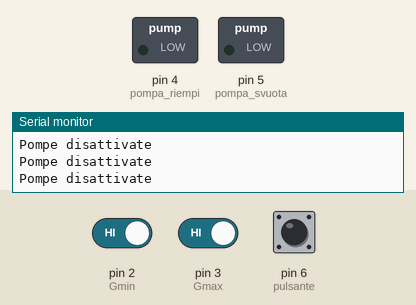
Simulated run of this sketch. Board: Arduino Uno, built with avr-gcc and run on an emulated ATmega328P. Shown: switched loads named in the sketch (green lamp = pin HIGH), the last lines printed to the serial monitor. Dashed ring = blinking. The test bench sets the inputs (shaded band); at power-on: pin 6 (pulsante) LOW, pin 2 (Gmin) HIGH, pin 3 (Gmax) HIGH.

Above: at 1.2 s.
1.3 s: pin 6 (pulsante) pulled HIGH for 0.15 s
At 2.5 s:
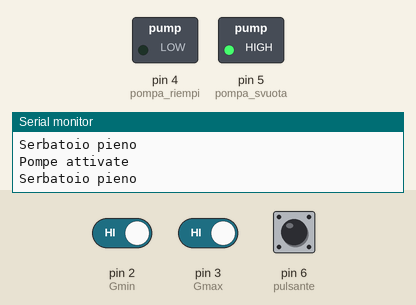
2.9 s: pin 2 (Gmin) driven LOW
At 3.4 s:
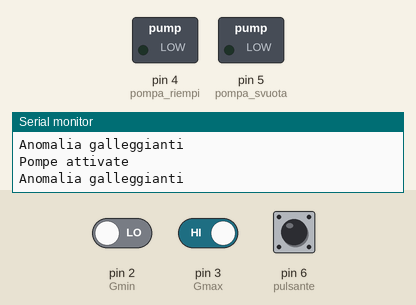
4.5 s: pin 3 (Gmax) driven LOW
At 5.0 s:
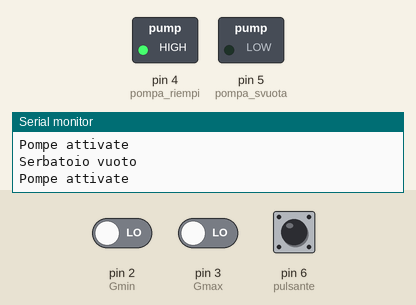
6.0 s: pin 6 (pulsante) pulled HIGH for 1 s
At 7.1 s:
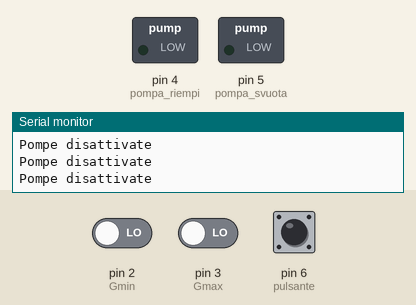
10.0 s: pin 6 (pulsante) pulsed HIGH 5 times (0.12 s each, 0.3 s apart)
At 11.5 s:
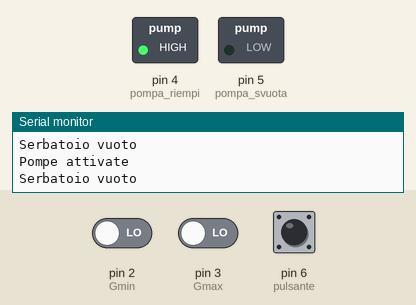
14.5 s: pin 3 (Gmax) driven HIGH
At 16.0 s:
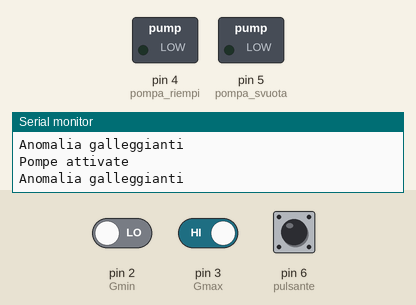
Timing chart, 0 to 17.0 s (numbered marks = the images above; inputs shaded):
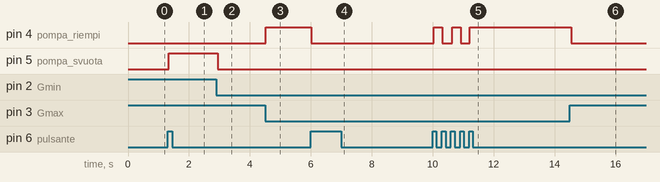

The sketch:

SerbatoioPulsante_feb24b.ino
```cpp
const int Gmin=2;
const int Gmax=3;
const int pompa_riempi=4;
const int pompa_svuota=5;
const int pulsante=6;
bool riempi=0;
bool svuotamento=0;
bool SensDow=0;
bool SensUp=0;
bool statoPuls=0;
bool statoPrec=0;
bool controllo=0;
void setup(){
   pinMode(Gmin,INPUT);
   pinMode(Gmax,INPUT);
   pinMode(pulsante,INPUT);
   pinMode(pompa_svuota,OUTPUT);
   pinMode(pompa_riempi,OUTPUT);
   Serial.begin(9600);
}
void loop(){
  SensDow= digitalRead(Gmin);
  SensUp= digitalRead(Gmax);
  statoPuls=digitalRead(pulsante);
  if(statoPuls != statoPrec){
    if(statoPuls==HIGH){
      controllo =!controllo;
      }
    }
  if(controllo == 1){
    Serial.println("Pompe attivate");
  if(SensDow == LOW && SensUp ==LOW){
    riempi=1;
    svuotamento=0;
    digitalWrite(pompa_svuota, LOW);
    digitalWrite(pompa_riempi,HIGH);
    Serial.println("Serbatoio vuoto");
  }
  if(SensDow == HIGH && SensUp ==LOW && riempi == 1){
    digitalWrite(pompa_riempi,HIGH);
    Serial.println("Serbatoio in riempi");
  }
  if(SensDow == HIGH && SensUp == HIGH) {
   riempi=0;
   svuotamento=1;
    digitalWrite(pompa_riempi,LOW);
    digitalWrite(pompa_svuota,HIGH);
    Serial.println("Serbatoio pieno");
  }
  if(SensDow == HIGH && SensUp == LOW && svuotamento == 1){
   digitalWrite(pompa_svuota,HIGH);
   Serial.println("Serbatoio in svuotamento");
  }
  if(SensDow == LOW && SensUp == HIGH)  {
    digitalWrite(pompa_riempi,LOW);
    digitalWrite(pompa_svuota,LOW);
    Serial.println("Anomalia galleggianti");
  }
}
else {
    digitalWrite(pompa_riempi,LOW);
    digitalWrite(pompa_svuota,LOW);
    Serial.println("Pompe disattivate");
}
statoPrec=statoPuls;

}
```

Measured:
- after the input at 1.3 s, pin 5 (pompa_svuota): LOW → HIGH at once
- after the input at 2.9 s, pin 5 (pompa_svuota): HIGH → LOW after 0.05 s
- after the input at 4.5 s, pin 4 (pompa_riempi): LOW → HIGH at once
- after the input at 6.0 s, pin 4 (pompa_riempi): HIGH → LOW at once
- after the input at 10.0 s, pin 4 (pompa_riempi): alternates HIGH for 0.29 s and LOW for 0.30 s, 5 changes in all, then stays HIGH, starting at once
- after the input at 14.5 s, pin 4 (pompa_riempi): HIGH → LOW after 0.05 s
